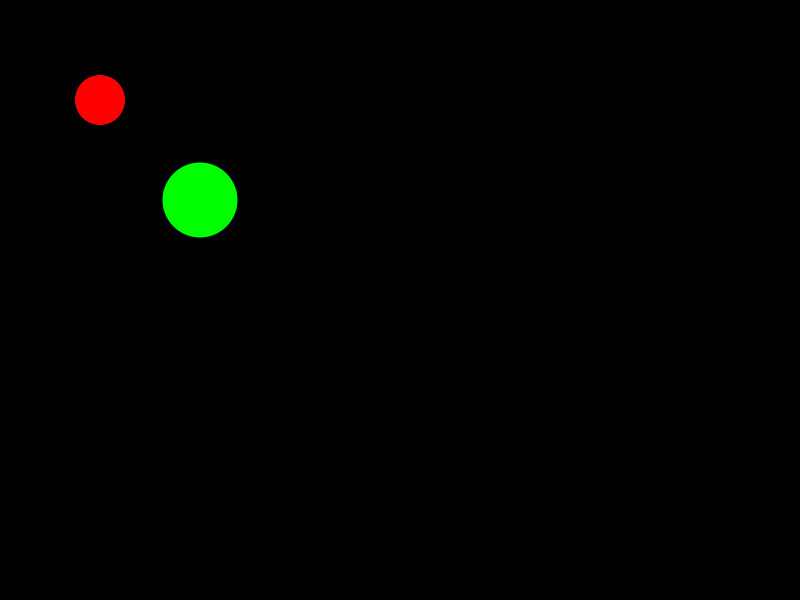
Frame 1 (no input)
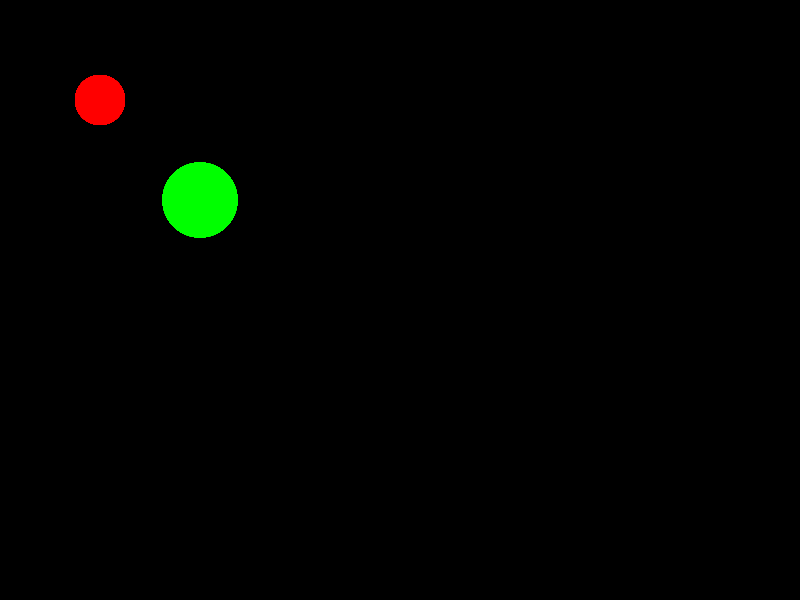
Frame 60 (the mouse pressed at the canvas centre just before this capture)
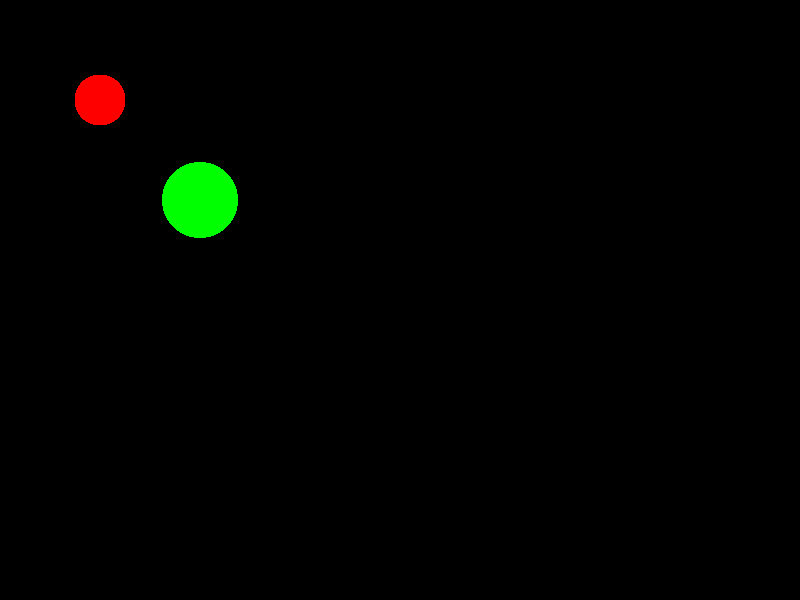
Frame 120 (the mouse held since frame 60 and released just before this capture)

The Processing sketch that drew these frames (run headless with seeded random() and noise(); from frame 60 on, the mouse is pressed at the canvas centre):

// Processing sketch: MyFirstClass
// ── MyFirstClass.pde
Ball myBall1;
Ball myBall2;

void setup() {
  size(800,600);
  background(0);
  smooth();
  noStroke();

  myBall1 = new Ball(100,100,50,50,color(255,0,0));
  myBall2 = new Ball(200,200,75,75,color(0,255,0));

}

void draw() {
  myBall1.drawBall();
  myBall2.drawBall();
}

// ── Ball.pde
class Ball {

  // Properties
  int x;
  int y;
  int w;
  int h;
  color c;
  
  // Constructor
  // Constructor is used for intializing data for the object
  // when it is created
  Ball(int x,int y,int w,int h,color c) {
    this.x = x;
    this.y = y;
    this.w = w;
    this.h = h;
    this.c = c;
  }
  
  // Method
  void drawBall() {
  fill(this.c);
  ellipse( this.x, this.y, this.w, this.h);
  }

}
